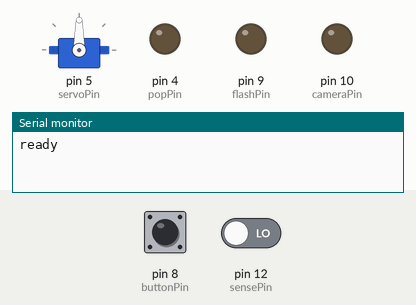
The sketch below on a simulated Arduino Uno, built with avr-gcc and run on an emulated ATmega328P. Shown: servo, output pins drawn as LEDs (lit = HIGH), the last lines printed to the serial monitor. The test bench sets the inputs (shaded band); at power-on: pin 12 (sensePin) LOW, pin 8 (buttonPin) LOW.

Above: at 7.7 s.
7.8 s: pin 12 (sensePin) driven HIGH
At 9.85 s:
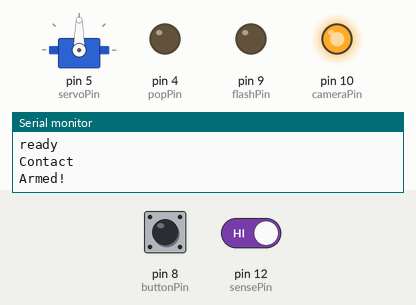
10.8 s: pin 12 (sensePin) driven LOW
At 12.1 s:
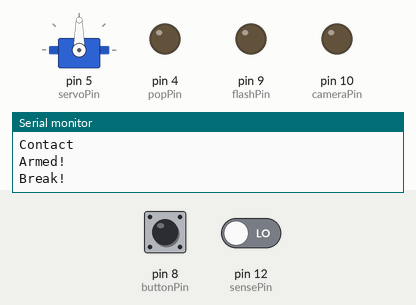
Timing chart, 0 to 13.8 s (numbered marks = the images above; inputs shaded):
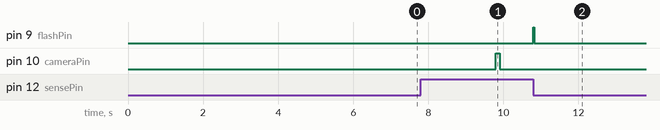

The sketch:

BubbleSenseTest.ino
```cpp
int sensePin = 12;  // bubble sense pin
int buttonPin = 8;  // reset button / arm button
int flashPin = 9;   // pin that controls the flash units
int cameraPin = 10; // Camera shutter pin (not using right now)
int popPin = 4;     // pin that controls servo / nichrome
int servoPin = 5;

int cnt = 0;
int buttonCnt = 0;
int timeDelay = 0;
int times[2] = {0, 0};
int downPosition = 170;
int upPosition   = 90;

bool bNotHit = true;
bool bArmed  = false;

#include <Servo.h>
Servo servo;

void setup() {
  Serial.begin(115200);
  // put your setup code here, to run once:
  pinMode(buttonPin, INPUT);
  pinMode(flashPin, OUTPUT);
  pinMode(cameraPin, OUTPUT);
  pinMode(sensePin, OUTPUT);
  pinMode(popPin, OUTPUT);

  digitalWrite(popPin, LOW); // IMPORTANT

  digitalWrite(sensePin, LOW); // charge sense pin
  delay(1000);
  pinMode(sensePin, INPUT); // switch to high-impedence

  servo.attach(servoPin);
  executePop();
  delay(500);
  resetPop();

  delay(5000);

  Serial.println("ready");
}

void loop() {
  // put your main code here, to run repeatedly:
  if (bNotHit) {
    if (digitalRead(sensePin)) {
      cnt++;
      if (cnt > 10) {
        Serial.println("Contact");
        Serial.println("Armed!");
        delay(2000);
        cnt = 0;
        bArmed  = true;
        bNotHit = false;
        prepCamera(); // now we wait
        //executePop();
      }
    } else {
      cnt = 0;
    }
  }

  if (bArmed) {
    if (!digitalRead(sensePin)) {
      cnt++;
      if (cnt > 1) {
        triggerFlash(timeDelay);
        Serial.println("Break!");
        bArmed = false;
        delay(500);
        //resetPop();
      }
    } else {
      cnt = 0;
    }
  }

  if (checkButton()) {
    Serial.println("Reset!");
    resetPop();
    delay(500);
    bNotHit = true;
    cnt = 0;
  }

  // Check for an input
  if (Serial.available() > 0) {
    //cnt = 0;
    char buff[32];
    int returned = Serial.readBytesUntil('\n', buff, 32);
    buff[31] = 0;
    char *values = strtok(buff, ",");
    // Check data and convert to int
    if (returned == 0) {
      Serial.println("no valid data sent");
    } else {
      Serial.println("data recieved");
      int i = 0;
      while (values != NULL) {
        int val = atoi(values);
        Serial.println(val);
        times[i] = val;
        i++;
        values = strtok(NULL, ",");
      }
      // check if a valid number of inputs was found
      if (i == 2) {
        timeDelay = times[0];
      }

    }
  } // if serial

}

void resetContact() {

}

bool checkButton() {
  if (digitalRead(buttonPin)) {
    buttonCnt++;
  } else {
    buttonCnt = 0;
  }
  if (buttonCnt > 10) {
    buttonCnt = 0;
    return true;
  } else {
    return false;
  }
}

// Function to trigger flashes
void triggerFlash(int triggerTime, int triggerTimeus) {
  if (triggerTime > 0) {
    delayExact(triggerTime, triggerTimeus);
  }
  digitalWrite(flashPin, HIGH);
  delay(20);
  digitalWrite(flashPin, LOW);
}

void triggerFlash(int triggerTime) {
  triggerFlash(triggerTime, 0);
}

void delayExact(int timeMs, int timeUs) {
  if (timeMs > 0) {
    delay(timeMs);
  }
  if (timeUs > 0) {
    delayMicroseconds(timeUs);
  }
}

// Function to trigger camera
void triggerCamera(int triggerTime) {
  if (triggerTime > 0) {
    delayExact(triggerTime, 0);
  }
  digitalWrite(cameraPin, HIGH);
  delay(10);
  digitalWrite(cameraPin, LOW);
}

void prepCamera() {
  digitalWrite(cameraPin,HIGH);
  delay(100);
  digitalWrite(cameraPin,LOW);
  delay(10);
}

void executePop() {
  servo.write(downPosition);
  //servo.write(positionPop);
}

void resetPop() {
  servo.write(upPosition);
}
```

Measured:
- after the input at 7.8 s, pin 10 (cameraPin): LOW → HIGH after 2.0 s, → LOW 0.10 s later
- after the input at 10.8 s, pin 9 (flashPin): LOW → HIGH at once, → LOW 0.02 s later
